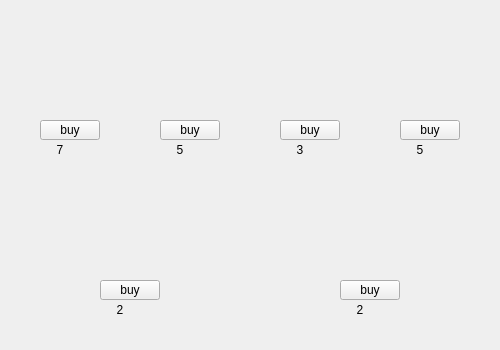
<?xml version="1.0" encoding="UTF-8"?>
<ui version="4.0">
 <class>shop</class>
 <widget class="QWidget" name="shop">
  <property name="geometry">
   <rect>
    <x>0</x>
    <y>0</y>
    <width>500</width>
    <height>350</height>
   </rect>
  </property>
  <property name="windowTitle">
   <string>Form</string>
  </property>
  <property name="styleSheet">
   <string notr="true"/>
  </property>
  <widget class="QLabel" name="label">
   <property name="geometry">
    <rect>
     <x>20</x>
     <y>20</y>
     <width>100</width>
     <height>100</height>
    </rect>
   </property>
   <property name="styleSheet">
    <string notr="true">image: url(:/new/prefix1/images12/cow_f.png);</string>
   </property>
   <property name="text">
    <string/>
   </property>
  </widget>
  <widget class="QPushButton" name="buy_cow_pushButton">
   <property name="geometry">
    <rect>
     <x>40</x>
     <y>120</y>
     <width>60</width>
     <height>20</height>
    </rect>
   </property>
   <property name="styleSheet">
    <string notr="true"/>
   </property>
   <property name="text">
    <string>buy</string>
   </property>
  </widget>
  <widget class="QLabel" name="label_2">
   <property name="geometry">
    <rect>
     <x>50</x>
     <y>140</y>
     <width>20</width>
     <height>20</height>
    </rect>
   </property>
   <property name="text">
    <string>7</string>
   </property>
   <property name="alignment">
    <set>Qt::AlignCenter</set>
   </property>
  </widget>
  <widget class="QLabel" name="label_3">
   <property name="geometry">
    <rect>
     <x>70</x>
     <y>140</y>
     <width>20</width>
     <height>20</height>
    </rect>
   </property>
   <property name="styleSheet">
    <string notr="true">image: url(:/new/prefix1/images12/coin.png);</string>
   </property>
   <property name="text">
    <string/>
   </property>
  </widget>
  <widget class="QLabel" name="label_4">
   <property name="geometry">
    <rect>
     <x>140</x>
     <y>20</y>
     <width>100</width>
     <height>100</height>
    </rect>
   </property>
   <property name="styleSheet">
    <string notr="true">image: url(:/new/prefix1/images12/sheep_f.png);</string>
   </property>
   <property name="text">
    <string/>
   </property>
  </widget>
  <widget class="QLabel" name="label_5">
   <property name="geometry">
    <rect>
     <x>190</x>
     <y>140</y>
     <width>20</width>
     <height>20</height>
    </rect>
   </property>
   <property name="styleSheet">
    <string notr="true">image: url(:/new/prefix1/images12/coin.png);</string>
   </property>
   <property name="text">
    <string/>
   </property>
  </widget>
  <widget class="QPushButton" name="buy_lomb_pushButton">
   <property name="geometry">
    <rect>
     <x>160</x>
     <y>120</y>
     <width>60</width>
     <height>20</height>
    </rect>
   </property>
   <property name="styleSheet">
    <string notr="true"/>
   </property>
   <property name="text">
    <string>buy</string>
   </property>
  </widget>
  <widget class="QLabel" name="label_6">
   <property name="geometry">
    <rect>
     <x>170</x>
     <y>140</y>
     <width>20</width>
     <height>20</height>
    </rect>
   </property>
   <property name="text">
    <string>5</string>
   </property>
   <property name="alignment">
    <set>Qt::AlignCenter</set>
   </property>
  </widget>
  <widget class="QLabel" name="label_7">
   <property name="geometry">
    <rect>
     <x>260</x>
     <y>20</y>
     <width>100</width>
     <height>100</height>
    </rect>
   </property>
   <property name="styleSheet">
    <string notr="true">image: url(:/new/prefix1/images12/hen_f2.png);</string>
   </property>
   <property name="text">
    <string/>
   </property>
  </widget>
  <widget class="QLabel" name="label_8">
   <property name="geometry">
    <rect>
     <x>310</x>
     <y>140</y>
     <width>20</width>
     <height>20</height>
    </rect>
   </property>
   <property name="styleSheet">
    <string notr="true">image: url(:/new/prefix1/images12/coin.png);</string>
   </property>
   <property name="text">
    <string/>
   </property>
  </widget>
  <widget class="QPushButton" name="buy_hen_pushButton">
   <property name="geometry">
    <rect>
     <x>280</x>
     <y>120</y>
     <width>60</width>
     <height>20</height>
    </rect>
   </property>
   <property name="styleSheet">
    <string notr="true"/>
   </property>
   <property name="text">
    <string>buy</string>
   </property>
  </widget>
  <widget class="QLabel" name="label_9">
   <property name="geometry">
    <rect>
     <x>290</x>
     <y>140</y>
     <width>20</width>
     <height>20</height>
    </rect>
   </property>
   <property name="text">
    <string>3</string>
   </property>
   <property name="alignment">
    <set>Qt::AlignCenter</set>
   </property>
  </widget>
  <widget class="QLabel" name="label_10">
   <property name="geometry">
    <rect>
     <x>380</x>
     <y>20</y>
     <width>100</width>
     <height>100</height>
    </rect>
   </property>
   <property name="styleSheet">
    <string notr="true">image: url(:/new/prefix1/images12/worker.png);</string>
   </property>
   <property name="text">
    <string/>
   </property>
  </widget>
  <widget class="QLabel" name="label_11">
   <property name="geometry">
    <rect>
     <x>430</x>
     <y>140</y>
     <width>20</width>
     <height>20</height>
    </rect>
   </property>
   <property name="styleSheet">
    <string notr="true">image: url(:/new/prefix1/images12/coin.png);</string>
   </property>
   <property name="text">
    <string/>
   </property>
  </widget>
  <widget class="QPushButton" name="buy_worker_pushButton">
   <property name="geometry">
    <rect>
     <x>400</x>
     <y>120</y>
     <width>60</width>
     <height>20</height>
    </rect>
   </property>
   <property name="styleSheet">
    <string notr="true"/>
   </property>
   <property name="text">
    <string>buy</string>
   </property>
  </widget>
  <widget class="QLabel" name="label_12">
   <property name="geometry">
    <rect>
     <x>410</x>
     <y>140</y>
     <width>20</width>
     <height>20</height>
    </rect>
   </property>
   <property name="text">
    <string>5</string>
   </property>
   <property name="alignment">
    <set>Qt::AlignCenter</set>
   </property>
  </widget>
  <widget class="QLabel" name="label_13">
   <property name="geometry">
    <rect>
     <x>80</x>
     <y>180</y>
     <width>100</width>
     <height>100</height>
    </rect>
   </property>
   <property name="styleSheet">
    <string notr="true">image: url(:/new/prefix1/images12/wheat.png);</string>
   </property>
   <property name="text">
    <string/>
   </property>
  </widget>
  <widget class="QPushButton" name="buy_wheat_pushButton">
   <property name="geometry">
    <rect>
     <x>100</x>
     <y>280</y>
     <width>60</width>
     <height>20</height>
    </rect>
   </property>
   <property name="text">
    <string>buy</string>
   </property>
  </widget>
  <widget class="QLabel" name="label_14">
   <property name="geometry">
    <rect>
     <x>130</x>
     <y>300</y>
     <width>20</width>
     <height>20</height>
    </rect>
   </property>
   <property name="styleSheet">
    <string notr="true">image: url(:/new/prefix1/images12/coin.png);</string>
   </property>
   <property name="text">
    <string/>
   </property>
  </widget>
  <widget class="QLabel" name="label_15">
   <property name="geometry">
    <rect>
     <x>110</x>
     <y>300</y>
     <width>20</width>
     <height>20</height>
    </rect>
   </property>
   <property name="text">
    <string>2</string>
   </property>
   <property name="alignment">
    <set>Qt::AlignCenter</set>
   </property>
  </widget>
  <widget class="QLabel" name="label_16">
   <property name="geometry">
    <rect>
     <x>350</x>
     <y>300</y>
     <width>20</width>
     <height>20</height>
    </rect>
   </property>
   <property name="text">
    <string>2</string>
   </property>
   <property name="alignment">
    <set>Qt::AlignCenter</set>
   </property>
  </widget>
  <widget class="QPushButton" name="buy_corn_pushButton">
   <property name="geometry">
    <rect>
     <x>340</x>
     <y>280</y>
     <width>60</width>
     <height>20</height>
    </rect>
   </property>
   <property name="text">
    <string>buy</string>
   </property>
  </widget>
  <widget class="QLabel" name="label_17">
   <property name="geometry">
    <rect>
     <x>320</x>
     <y>180</y>
     <width>100</width>
     <height>100</height>
    </rect>
   </property>
   <property name="styleSheet">
    <string notr="true">image: url(:/new/prefix1/images12/corn.png);</string>
   </property>
   <property name="text">
    <string/>
   </property>
  </widget>
  <widget class="QLabel" name="label_18">
   <property name="geometry">
    <rect>
     <x>370</x>
     <y>300</y>
     <width>20</width>
     <height>20</height>
    </rect>
   </property>
   <property name="styleSheet">
    <string notr="true">image: url(:/new/prefix1/images12/coin.png);</string>
   </property>
   <property name="text">
    <string/>
   </property>
  </widget>
 </widget>
 <resources/>
 <connections/>
</ui>
